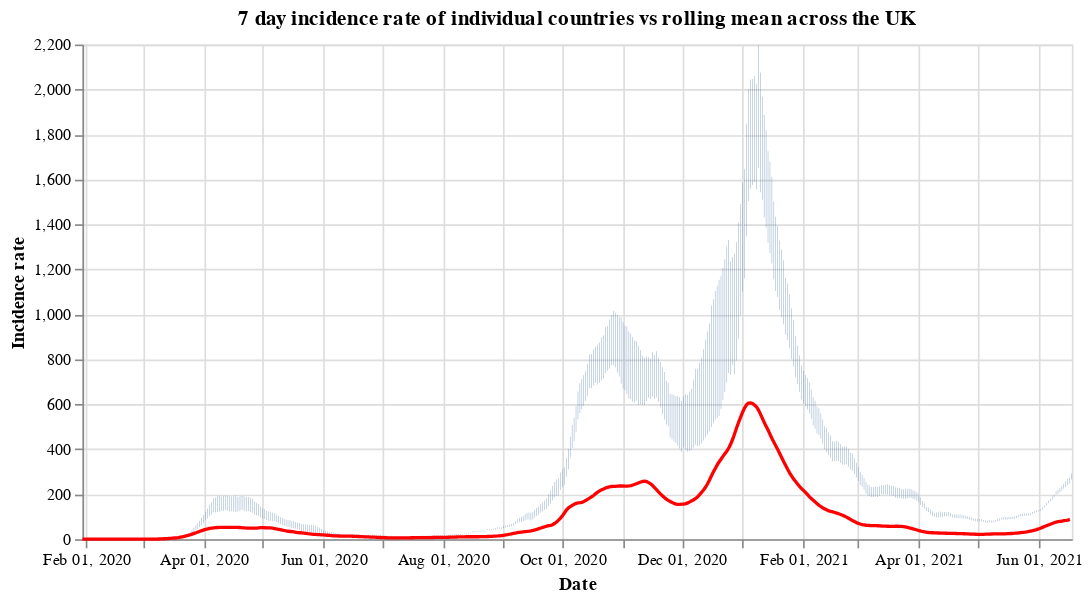

Notebook code cell kept with this figure:
### Code cell
#collapse
countries = uk_cases['areaName'].unique()
countries.sort()

selection = alt.selection_single(
    name='Select',
    fields=['areaName'],
    init={'areaName': 'Wales'},
    bind={'areaName': alt.binding_select(options=countries)}
)

# scatter plot, modify opacity based on selection
bars = alt.Chart(uk_cases).mark_bar().add_selection(
    selection
).encode(
    x=alt.X("yearmonthdate(date):T", axis=alt.Axis(title='Date')),
    y=alt.Y("weeklyCasesRate:Q", axis=alt.Axis(title='Incidence rate')),
    tooltip='weeklyCasesRate:Q',
    opacity=alt.condition(selection, alt.value(1), alt.value(0))
).properties(title=f'7 day incidence rate of individual countries vs rolling mean across the UK', width=600)

line = alt.Chart(overview_cases).mark_line(
    color='red',
    size=2,
).transform_window(
    rolling_mean='mean(weeklyCasesRate)',
    frame=[0, 7]
).encode(
    x='yearmonthdate(date):T',
    y='rolling_mean:Q'
)

alt.layer(bars, line)

### Figure 1 — Vega-Lite specification as saved in the notebook (floating-point values rounded to 4 significant figures; data arrays with more than 128 entries replaced by an {"elided": "..."} marker saying what was removed)
{"config": {"view": {"continuousWidth": 400, "continuousHeight": 300}}, "layer": [{"data": {"name": "data-e8b382daa81b7d0dbf0401a99c0ad94e"}, "mark": "bar", "encoding": {"opacity": {"condition": {"value": 1, "selection": "Select"}, "value": 0}, "tooltip": {"type": "quantitative", "field": "weeklyCasesRate"}, "x": {"type": "temporal", "axis": {"title": "Date"}, "field": "date", "timeUnit": "yearmonthdate"}, "y": {"type": "quantitative", "axis": {"title": "Incidence rate"}, "field": "weeklyCasesRate"}}, "selection": {"Select": {"type": "single", "fields": ["areaName"], "init": {"areaName": "Wales"}, "bind": {"areaName": {"input": "select", "options": ["England", "Northern Ireland", "Scotland", "Wales"]}}}}, "title": "7 day incidence rate of individual countries vs rolling mean across the UK", "width": 600}, {"data": {"name": "data-0af63f4c32051d5ca14f0ce59977a729"}, "mark": {"type": "line", "color": "red", "size": 2}, "encoding": {"x": {"type": "temporal", "field": "date", "timeUnit": "yearmonthdate"}, "y": {"type": "quantitative", "field": "rolling_mean"}}, "transform": [{"window": [{"op": "mean", "field": "weeklyCasesRate", "as": "rolling_mean"}], "frame": [0, 7]}]}], "$schema": "https://vega.github.io/schema/vega-lite/v4.8.1.json", "datasets": {"data-e8b382daa81b7d0dbf0401a99c0ad94e": {"elided": "1928 records"}, "data-0af63f4c32051d5ca14f0ce59977a729": {"elided": "505 records"}}}
